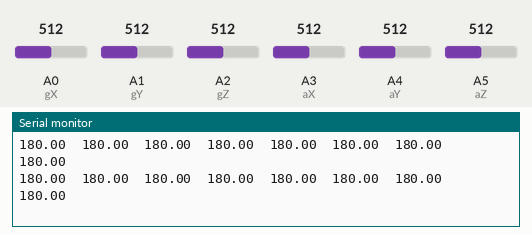
A sketch run on a simulated Arduino Uno, built with avr-gcc and run on an emulated ATmega328P. Shown: the last lines printed to the serial monitor. The test bench sets the inputs (shaded band); at power-on: A0 (gX) = 512, A1 (gY) = 512, A3 (aX) = 512, A2 (gZ) = 512, A4 (aY) = 512, A5 (aZ) = 512.

Above: at 2.3 s.
2.4 s: A0 (gX) set to 589
At 3.2 s:
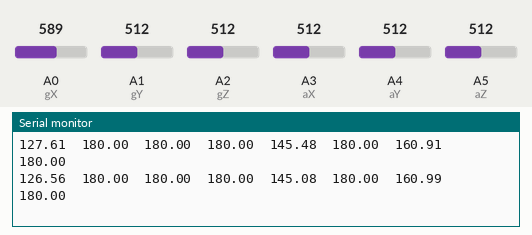
3.9 s: A0 (gX) set to 609
At 4.8 s:
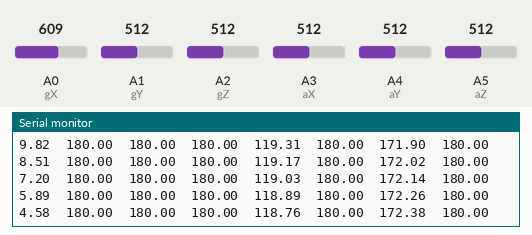
5.4 s: A1 (gY) set to 619
At 6.5 s:
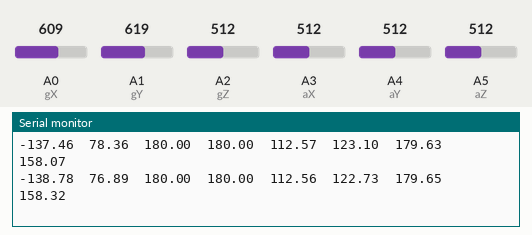
6.9 s: A1 (gY) set to 638
At 7.9 s:
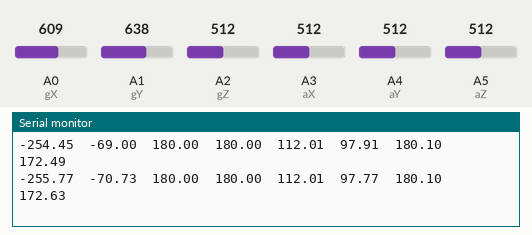
11.4 s: A3 (aX) set to 483
At 11.9 s:
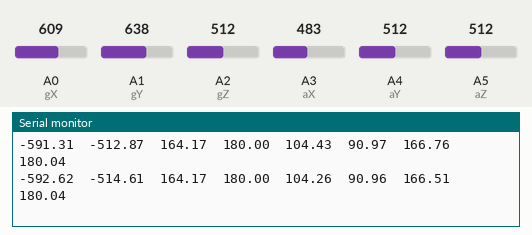
Timing chart, 0 to 13.9 s (numbered marks = the images above; inputs shaded):
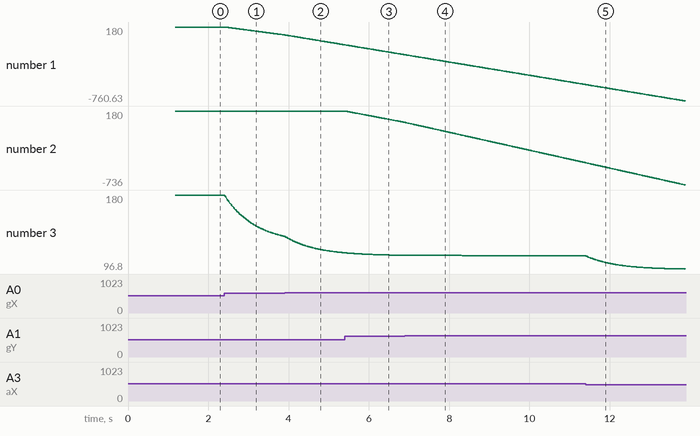

Measured:
- after the input at 2.4 s, the serial monitor: prints a new line at once (image 1)
- plotted number 1: 180 → 80.53 after the input at 2.4 s
- plotted number 3: 180 → 133.74 after the input at 2.4 s

The sketch:

Analog_IMU.ino
```cpp
// made by Kristian Lauszus - see http://arduino.cc/forum/index.php/topic,58048.0.html for information
#define gX A0
#define gY A1
#define gZ A2

#define aX A3
#define aY A4
#define aZ A5

double zeroValue[6] = { 0 }; // gyroX, gyroY, gyroZ, accX, accY, accZ

/* All the angles start at 180 degrees */
double gyroXangle = 180;
double gyroYangle = 180;
double gyroZangle = 180;

// Complimentary filter
double compAngleX = 180;
double compAngleY = 180;

// Used for timing
unsigned long timer;

void setup() {
  analogReference(EXTERNAL); // 3.3V
  Serial.begin(115200);
  delay(100);//wait for the sensor to get ready

  // Calibrate all sensors in horizontal position
  for (uint8_t i = 0; i < 100; i++) { // Take the average of 100 readings
    zeroValue[0] += analogRead(gX);
    zeroValue[1] += analogRead(gY);
    zeroValue[2] += analogRead(gZ);
    zeroValue[3] += analogRead(aX);
    zeroValue[4] += analogRead(aY);
    zeroValue[5] += analogRead(aZ);
    delay(10);
  }
  zeroValue[0] /= 100;
  zeroValue[1] /= 100;
  zeroValue[2] /= 100;
  zeroValue[3] /= 100;
  zeroValue[4] /= 100;
  zeroValue[5] /= 100;
  zeroValue[5] -= 102.3; // Z value is -1g when facing upwards - Sensitivity = 0.33/3.3*1023=102.3

  timer = micros(); // start timing
}

void loop() {
  double gyroXrate = -((analogRead(gX)-zeroValue[0])/1.0323); // (gyroXadc-gryoZeroX)/Sensitivity - in quids - Sensitivity = 0.00333/3.3*1023=1.0323
  gyroXangle += gyroXrate*((double)(micros()-timer)/1000000); // Without any filter

  double gyroYrate = -((analogRead(gY)-zeroValue[1])/1.0323);
  gyroYangle += gyroYrate*((double)(micros()-timer)/1000000);

  /*
  double gyroZrate = -((analogRead(gZ)-zeroValue[2])/1.0323);
  gyroZangle += gyroZrate*((double)(micros()-timer)/1000000);
  Serial.println(gyroZangle); // This is the yaw
  */

  double accXval = (double)analogRead(aX)-zeroValue[3];
  double accYval = (double)analogRead(aY)-zeroValue[4];
  double accZval = (double)analogRead(aZ)-zeroValue[5];

  // Convert to 360 degrees resolution
  // atan2 outputs the value of -π to π (radians) - see http://en.wikipedia.org/wiki/Atan2
  // We are then convert it to 0 to 2π and then from radians to degrees
  double accXangle = (atan2(accXval, accZval)+PI)*RAD_TO_DEG;
  double accYangle = (atan2(accYval, accZval)+PI)*RAD_TO_DEG;

  /* You might have to tune the filters to get the best values */
  compAngleX = (0.98*(compAngleX+(gyroXrate*(double)(micros()-timer)/1000000)))+(0.02*(accXangle));
  compAngleY = (0.98*(compAngleY+(gyroYrate*(double)(micros()-timer)/1000000)))+(0.02*(accYangle));
  double xAngle = kalmanX(accXangle, gyroXrate, (double)(micros()-timer));
  double yAngle = kalmanY(accYangle, gyroYrate, (double)(micros()-timer));

  timer = micros(); // reset timing

  /* print data to processing */
  Serial.print(gyroXangle);Serial.print("\t");
  Serial.print(gyroYangle);Serial.print("\t");

  Serial.print(accXangle);Serial.print("\t");
  Serial.print(accYangle);Serial.print("\t");

  Serial.print(compAngleX);Serial.print("\t");
  Serial.print(compAngleY); Serial.print("\t");

  Serial.print(xAngle);Serial.print("\t");
  Serial.print(yAngle);Serial.print("\t");

  Serial.print("\n");

  delay(10);
}
```

KalmanX.ino
```cpp
/* Kalman filter variables and constants */
const double Q_angleX = 0.001; // Process noise covariance for the accelerometer - Sw
const double Q_gyroX = 0.003; // Process noise covariance for the gyro - Sw
const double R_angleX = 0.03; // Measurement noise covariance - Sv

double angleX = 180; // The angle output from the Kalman filter
double biasX = 0; // The gyro bias calculated by the Kalman filter
double PX_00 = 0, PX_01 = 0, PX_10 = 0, PX_11 = 0;
double dtX, yX, SX;
double KX_0, KX_1;

double kalmanX(double newAngle, double newRate, double dtime) {
  // KasBot V2  -  Kalman filter module - http://www.arduino.cc/cgi-bin/yabb2/YaBB.pl?num=1284738418
  // See also http://www.x-firm.com/?page_id=145
  // with slightly modifications by Kristian Lauszus
  // See http://academic.csuohio.edu/simond/courses/eec644/kalman.pdf and
  // http://www.cs.unc.edu/~welch/media/pdf/kalman_intro.pdf for more information
  dtX = dtime / 1000000; // Convert from microseconds to seconds

  // Discrete Kalman filter time update equations - Time Update ("Predict")
  // Update xhat - Project the state ahead
  angleX += dtX * (newRate - biasX);

  // Update estimation error covariance - Project the error covariance ahead
  PX_00 += -dtX * (PX_10 + PX_01) + Q_angleX * dtX;
  PX_01 += -dtX * PX_11;
  PX_10 += -dtX * PX_11;
  PX_11 += +Q_gyroX * dtX;

  // Discrete Kalman filter measurement update equations - Measurement Update ("Correct")
  // Calculate Kalman gain - Compute the Kalman gain
  SX = PX_00 + R_angleX;
  KX_0 = PX_00 / SX;
  KX_1 = PX_10 / SX;

  // Calculate angle and resting rate - Update estimate with measurement zk
  yX = newAngle - angleX;
  angleX += KX_0 * yX;
  biasX += KX_1 * yX;

  // Calculate estimation error covariance - Update the error covariance
  PX_00 -= KX_0 * PX_00;
  PX_01 -= KX_0 * PX_01;
  PX_10 -= KX_1 * PX_00;
  PX_11 -= KX_1 * PX_01;

  return angleX;
}
```

KalmanY.ino
```cpp
/* Kalman filter variables and constants */
const double Q_angleY = 0.001; // Process noise covariance for the accelerometer - Sw
const double Q_gyroY = 0.003; // Process noise covariance for the gyro - Sw
const double R_angleY = 0.03; // Measurement noise covariance - Sv

double angleY = 180; // The angle output from the Kalman filter
double biasY = 0; // The gyro bias calculated by the Kalman filter
double PY_00 = 0, PY_01 = 0, PY_10 = 0, PY_11 = 0;
double dtY, yY, SY;
double KY_0, KY_1;

double kalmanY(double newAngle, double newRate, double dtime) {
  // KasBot V2  -  Kalman filter module - http://www.arduino.cc/cgi-bin/yabb2/YaBB.pl?num=1284738418
  // See also http://www.x-firm.com/?page_id=145
  // with slightly modifications by Kristian Lauszus
  // See http://academic.csuohio.edu/simond/courses/eec644/kalman.pdf and
  // http://www.cs.unc.edu/~welch/media/pdf/kalman_intro.pdf for more information
  dtY = dtime / 1000000; // Convert from microseconds to seconds

  // Discrete Kalman filter time update equations - Time Update ("Predict")
  // Update xhat - Project the state ahead
  angleY += dtY * (newRate - biasY);

  // Update estimation error covariance - Project the error covariance ahead
  PY_00 += -dtY * (PY_10 + PY_01) + Q_angleY * dtY;
  PY_01 += -dtY * PY_11;
  PY_10 += -dtY * PY_11;
  PY_11 += +Q_gyroY * dtY;

  // Discrete Kalman filter measurement update equations - Measurement Update ("Correct")
  // Calculate Kalman gain - Compute the Kalman gain
  SY = PY_00 + R_angleY;
  KY_0 = PY_00 / SY;
  KY_1 = PY_10 / SY;

  // Calculate angle and resting rate - Update estimate with measurement zk
  yY = newAngle - angleY;
  angleY += KY_0 * yY;
  biasY += KY_1 * yY;

  // Calculate estimation error covariance - Update the error covariance
  PY_00 -= KY_0 * PY_00;
  PY_01 -= KY_0 * PY_01;
  PY_10 -= KY_1 * PY_00;
  PY_11 -= KY_1 * PY_01;

  return angleY;
}
```
